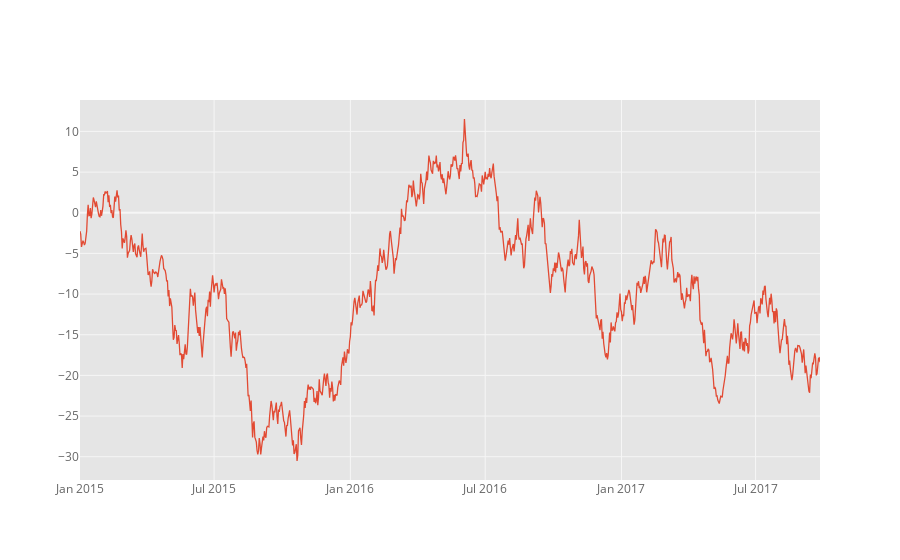

The code cell stored with this chart in its notebook:
### Markdown cell above
The `iplot` method on Series and DataFrame is wrapper of Plotly's `plot` method

### Code cell
# Cufflinks can generate random data for different shapes
# Let's generate a single line with 1000 points
cf.datagen.lines(1,1000).iplot()

### Figure 1 — Plotly figure (JSON) as saved in the notebook; plotly's stock layout.template omitted (floating-point values rounded to 4 significant figures; data arrays with more than 128 entries replaced by an {"elided": "..."} marker saying what was removed)
{"data": [{"line": {"color": "rgba(226, 74, 51, 1.0)", "dash": "solid", "shape": "linear", "width": 1.3}, "mode": "lines", "name": "HZT.JQ", "text": "", "type": "scatter", "x": {"elided": "1000 str values"}, "y": {"elided": "1000 float values"}}], "layout": {"legend": {"bgcolor": "#FFFFFF", "font": {"color": "#666666"}}, "paper_bgcolor": "#FFFFFF", "plot_bgcolor": "#E5E5E5", "title": {"font": {"color": "#151516"}}, "xaxis": {"gridcolor": "#F6F6F6", "showgrid": true, "tickfont": {"color": "#666666"}, "title": {"font": {"color": "#666666"}, "text": ""}, "zerolinecolor": "#F6F6F6"}, "yaxis": {"gridcolor": "#F6F6F6", "showgrid": true, "tickfont": {"color": "#666666"}, "title": {"font": {"color": "#666666"}, "text": ""}, "zerolinecolor": "#F6F6F6"}}}
